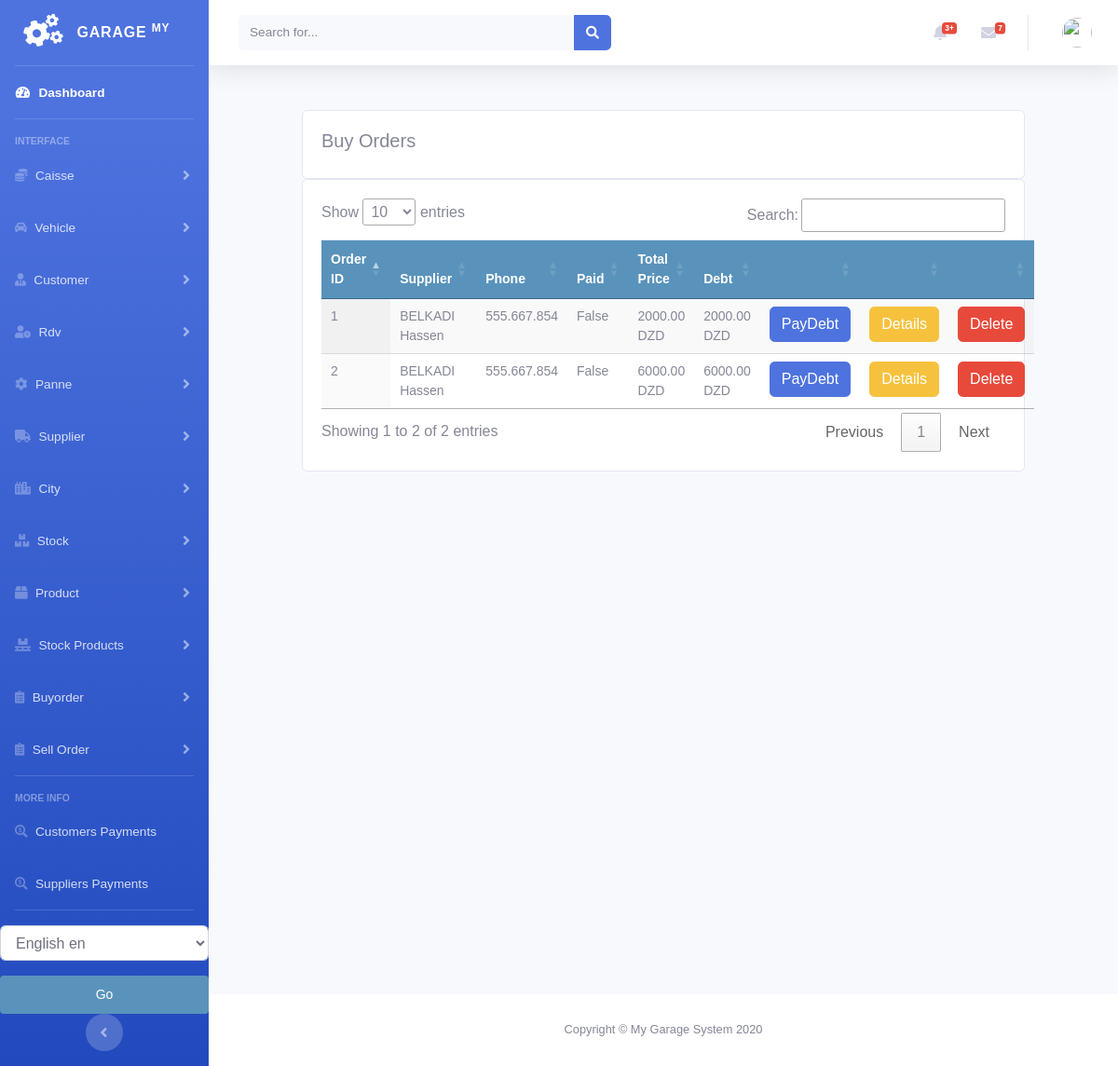
/buyorder/buyorder_list, run on the app's committed database.
### buyorder/models.py (models this page shows, shortened)
class BuyOrder(models.Model):
    user = models.IntegerField(default=0)
    supplier = models.ForeignKey(Supplier, on_delete=models.DO_NOTHING)
    created = models.DateTimeField(auto_now_add=True)
    updated = models.DateTimeField(auto_now=True)
    paid = models.BooleanField(default=False)
    debt = models.DecimalField(max_digits=10, decimal_places=2, null=True, blank=True, default=0)
    class Meta:
        ordering = ('-created',)
    def get_total_cost(self):
        return sum(item.get_cost() for item in self.items.all())

class BuyOrderItem(models.Model):
    order = models.ForeignKey(BuyOrder,
                              related_name='items',
                              on_delete=models.CASCADE)
    product = models.ForeignKey(Product,
                                related_name='buyorder_item',
                                on_delete=models.DO_NOTHING, null=True, blank=True)
    price = models.DecimalField(max_digits=10, decimal_places=2)
    quantity = models.PositiveIntegerField(default=1)
    def get_cost(self):
        return self.price * self.quantity

### supplier/models.py (models this page shows)
class Supplier(models.Model):
    firstname = models.CharField(max_length=250, null=True)
    lastname = models.CharField(max_length=250, null=True)
    address = models.CharField(max_length=200, null=True)
    phone = models.CharField(max_length=200, null=True)
    email = models.EmailField(null=True)
    date_created = models.DateTimeField(auto_now_add=True, null=True)
    date_joined = models.DateField(null=True)
    credit = models.DecimalField(max_digits=10, decimal_places=2, null=True, default=0.0)
    def __str__(self):
        return self.firstname + " " + self.lastname

### buyorder/views.py (the view)
# urls.py: path('buyorder_list', views.buyorder_list, name='buyorder_list'),
def buyorder_list(request):
    buyorders = BuyOrder.objects.all()
    context = {
        'buyorders': buyorders
    }
    return render(request, 'buyorder/list_buyorder.html', context)

### buyorder/templates/buyorder/list_buyorder.html (shortened to what this page needs)
{% extends 'home.html' %}
{% load static %}
{% block content %}
<br>
<div class="row">
    <div class="col-md">
        <div class="card card-body">
            <h5>Buy Orders</h5>
        </div>
        <div class="card card-body">
            <table id="table_id" class="table display text-center">
                <thead>
                <tr>
                    <th>Order ID</th>
                    <th>Supplier</th>
                    <th>Phone</th>
                    <th>Paid</th>
                    <th>Total Price</th>
                    <th>Debt</th>
                    <th></th>
                    <th></th>
                    <th></th>
                </tr>
                </thead>
                <tbody>
                {% for order in buyorders %}
                <tr>
                    <td>{{order.id}}</td>
                    <td>{{order.supplier}}</td>
                    <td>{{order.supplier.phone}}</td>
                    <td>{{order.paid}}</td>
                    <td>{{order.get_total_cost}} DZD</td>
                    <td>{{order.debt}} DZD</td>
                    <td>
                        {% if order.debt > 0%}
                        <a class="btn btn-primary " href="{% url 'payments:create_supplier_payment' order.id %}">PayDebt</a>
                        {% endif %}
                    </td>
                    <td>
                        <a class="btn btn-warning " href="{% url 'buyorder:buyorder_details' order.id %}">Details</a>
                    </td>
                    <td>
                        <a class="btn btn-danger " href="{% url 'buyorder:buyorder_delete' order.id %}">Delete</a>
                    </td>
                </tr>
                {% endfor %}
                </tbody>
            </table>
        </div>
    </div>
</div>
{% endblock %}
{% block jsscript %}
<link rel="stylesheet" href="https://ajax.googleapis.com/ajax/libs/jqueryui/1.12.1/themes/smoothness/jquery-ui.css">
<link rel="stylesheet" href="https://cdnjs.cloudflare.com/ajax/libs/chosen/1.8.7/chosen.min.css"/>
<link rel="stylesheet" type="text/css" href="https://cdn.datatables.net/1.10.22/css/jquery.dataTables.css">
{% endblock %}

### static/css/main.css (style rules this page uses)
body { margin:0; padding:0; font-family:helvetica, sans-serif; }
h1, h2, h3, h4, h5 , h6 { font-family: 'Ubuntu', sans-serif; font-weight:normal; }
table { width:100%; border-spacing:0; border-collapse: collapse; }
table th, table td { text-align:left; font-size:14px; padding:10px; margin:0; }
tbody tr:nth-child(odd) { background:#efefef; }
thead th, tbody tr.total { background:#5993bb; color:#fff; font-weight:bold; }

### data on the page
BuyOrder: id "2", supplier "BELKADI Hassen", supplier.phone "555.667.854", paid "False", get_total_cost "6000.00", debt "6000.00", shows "PayDebt"
BuyOrder: id "1", supplier "BELKADI Hassen", supplier.phone "555.667.854", paid "False", get_total_cost "2000.00", debt "2000.00", shows "PayDebt"
